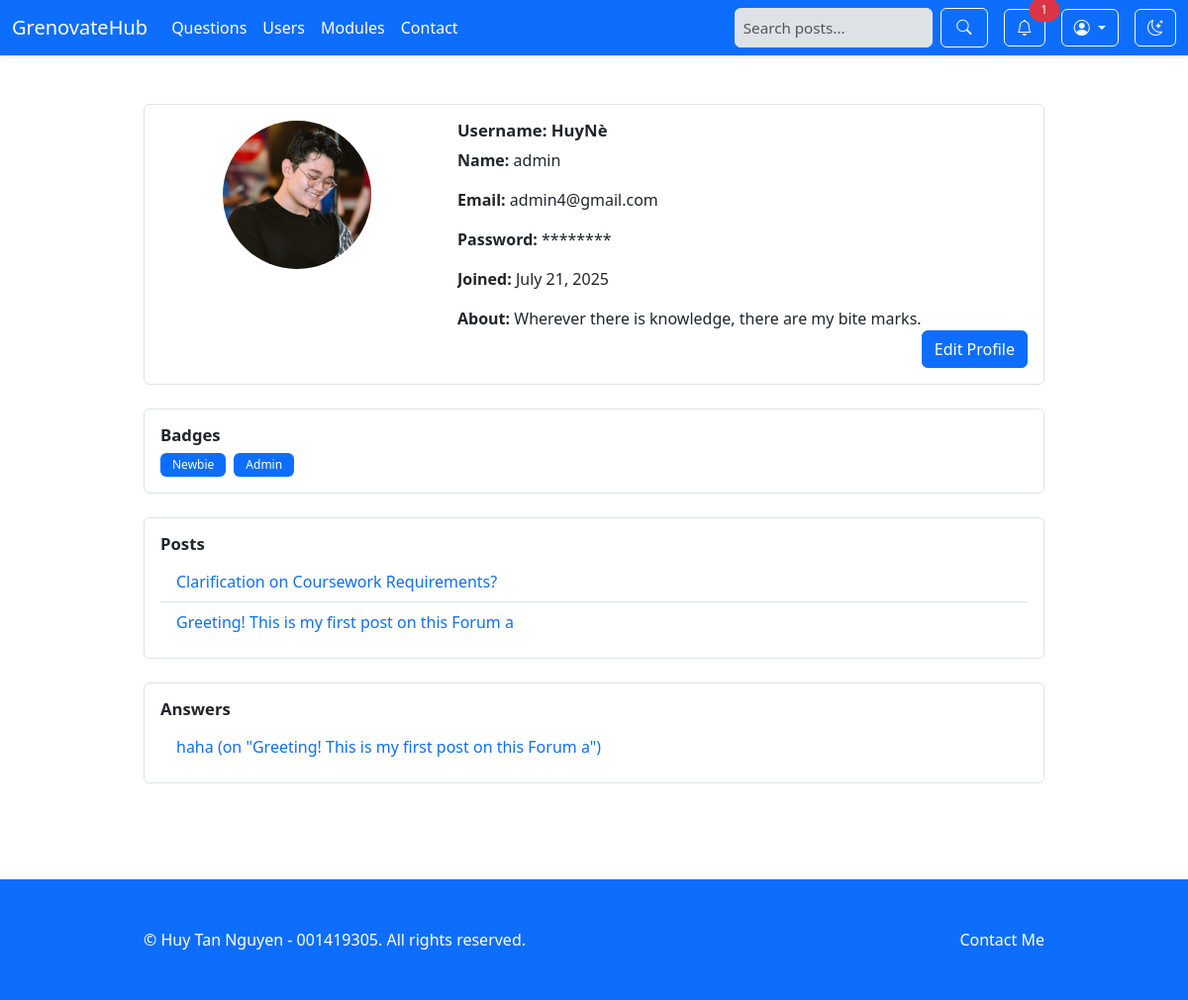
The app's page /web1-project-final/view_user.php?id=13 (signed in) with its own data.
### tables this page shows
CREATE TABLE `users` (
  `ID` bigint(20) NOT NULL,
  `Username` varchar(50) NOT NULL,
  `Password` varchar(255) NOT NULL,
  `Email` varchar(100) NOT NULL,
  `Name` varchar(100) DEFAULT NULL,
  `ProfilePicture` varchar(255) DEFAULT NULL,
  `Reputation` bigint(20) DEFAULT 0,
  `DateJoined` timestamp NOT NULL DEFAULT current_timestamp(),
  `About` text DEFAULT NULL
);

CREATE TABLE `badges` (
  `ID` bigint(20) NOT NULL,
  `BadgeName` varchar(50) NOT NULL,
  `Description` text DEFAULT NULL
);

CREATE TABLE `posts` (
  `ID` bigint(20) NOT NULL,
  `Title` varchar(255) NOT NULL,
  `Content` text NOT NULL,
  `Image` varchar(255) DEFAULT NULL,
  `AuthorID` bigint(20) DEFAULT NULL,
  `ModuleID` bigint(20) DEFAULT NULL,
  `DateCreated` timestamp NOT NULL DEFAULT current_timestamp()
);

CREATE TABLE `answers` (
  `ID` bigint(20) NOT NULL,
  `AuthorID` bigint(20) DEFAULT NULL,
  `PostID` bigint(20) NOT NULL,
  `Content` text NOT NULL,
  `Image` varchar(255) DEFAULT NULL,
  `DateCreated` timestamp NOT NULL DEFAULT current_timestamp(),
  `ParentAnswerID` bigint(20) DEFAULT NULL,
  `AcceptedAnswerID` bigint(20) DEFAULT NULL
);

### web1-project-final/view_user.php (called while the page is built, shortened)
<?php
include_once 'includes/DatabaseConnection.php';
include_once 'includes/DatabaseFunction.php';
$userID = $_GET['id'];
$user = getUserDetails($pdo, $userID);
$badges = getEarnedUserBadges($pdo, $userID);
$posts = getUserPosts($pdo, $userID);
$answers = getUserAnswers($pdo, $userID);
include 'templates/view_user.html.php';
$output = ob_get_clean();
include_once 'notify.php';
include 'templates/layout.html.php';
?>

### web1-project-final/includes/DatabaseFunction.php (called while the page is built, shortened)
<?php
function query($pdo, $sql, $parameters = []) {
    $query = $pdo->prepare($sql);
    foreach ($parameters as $key => $value) {
        if (is_int($value)) {
            $query->bindValue($key, $value, PDO::PARAM_INT);
        } else if (is_bool($value)) {
            $query->bindValue($key, $value, PDO::PARAM_BOOL);
        } else if (is_null($value)) {
            $query->bindValue($key, $value, PDO::PARAM_NULL);
        } else {
            $query->bindValue($key, $value, PDO::PARAM_STR);
        }
    }
    $query->execute();
    return $query;
}
function fetchOne($pdo, $sql, $parameters = []) {
    $query = query($pdo, $sql, $parameters);
    return $query->fetch(PDO::FETCH_ASSOC);
}
function fetchAll($pdo, $sql, $parameters = []) {
    $query = query($pdo, $sql, $parameters);
    return $query->fetchAll(PDO::FETCH_ASSOC);
}
function fetchColumn($pdo, $sql, $parameters = []) {
    $query = query($pdo, $sql, $parameters);
    return $query->fetchColumn();
}
function countUnreadNotifications($pdo, $userId) {
    $sql = "SELECT COUNT(*) FROM notifications WHERE userid = :userid AND IsRead = 0 LIMIT 99";
    return fetchColumn($pdo, $sql, [':userid' => $userId]);
}
function getUserDetails($pdo, $userId) {
    $sql = 'SELECT Username, Name, Email, ProfilePicture, DateJoined, About
            FROM Users
            WHERE ID = :userID';
    return fetchOne($pdo, $sql, [':userID' => $userId]);
}
function getUserPosts($pdo, $userId) {
    $sql = 'SELECT ID, Title
            FROM Posts
            WHERE AuthorID = :userID
            ORDER BY DateCreated DESC';
    return fetchAll($pdo, $sql, [':userID' => $userId]);
}
function getUserAnswers($pdo, $userId) {
    $sql = 'SELECT a.ID, a.Content, a.Image, p.ID as PostID, p.Title
            FROM Answers a
            JOIN Posts p ON a.PostID = p.ID
            WHERE a.AuthorID = :userID
            ORDER BY a.DateCreated DESC';
    return fetchAll($pdo, $sql, [':userID' => $userId]);
}
function getEarnedUserBadges($pdo, $userId) {
    $sql = 'SELECT b.BadgeName, b.Description
            FROM User_Badges ub
            JOIN Badges b ON ub.BadgeID  = b.ID
            WHERE ub.UserID = :userID';
    return fetchAll($pdo, $sql, [':userID' => $userId]);
}

### web1-project-final/notify.php (called while the page is built)
<?php
include_once 'includes/DatabaseConnection.php';
include_once 'includes/DatabaseFunction.php';
if (isset($notifiedUser) && isset($notificationType) && isset($relatedentityID)) {
    $title = '';
    if ($notificationType == 'post') {
        $title = "You’ve got a new answer on your post";
    } elseif ($notificationType == 'chat') {
        $title = "You've got a new message";
    } else {
        die("Invalid notification type");
    }
    createNotification($pdo, $notifiedUser, $title, $notificationType, $relatedentityID);
} else {
    if (isset($_SESSION['user_id'])) {
        $current_userid = $_SESSION['user_id'];
        $unread_count = countUnreadNotifications($pdo, $current_userid);
    } else {
        $unread_count = 0;
    }
}
?>

### web1-project-final/templates/view_user.html.php (the view, shortened to what this page needs)
<div class="container mt-4">
    <div class="card mb-4">
        <div class="card-body">
            <div class="row">
                <div class="col-md-4 text-center">
                    <?php if (!empty($user['ProfilePicture'])): ?>
                        <img src="upload/uploads/<?php echo htmlspecialchars($user['ProfilePicture']); ?>" alt="Profile Picture" class="img-fluid rounded-circle" style="width: 150px; height: 150px; object-fit: cover;">
                    <?php else: ?>
                        <i class="bi bi-person-circle" style="font-size: 5rem; color: var(--foreground);"></i>
                    <?php endif; ?>
                </div>
                <div class="col-md-8">
                    <h5 class="card-title"><strong>Username:</strong> <?php echo htmlspecialchars($user['Username']); ?></h5>
                    <p class="card-text"><strong>Name:</strong> <?php echo htmlspecialchars($user['Name'] ?? 'N/A'); ?></p>
                    <p class="card-text"><strong>Email:</strong> <?php echo htmlspecialchars($user['Email']); ?></p>
                    <?php if ($userID == $_SESSION['user_id']): ?>
                        <p class="card-text"><strong>Password:</strong> ********</p>
                    <?php endif; ?>
                    <p class="card-text"><strong>Joined:</strong> <?php echo date('F j, Y', strtotime($user['DateJoined'])); ?></p>
                    <p class="card-text"><strong>About:</strong> <?php echo htmlspecialchars($user['About'] ?? "N/A"); ?></p>
                </div>
                <?php if ($userID == $_SESSION['user_id']): ?>
                    <div class="col-md-12 text-end">
                        <a href="edit_user_info.php" class="btn btn-primary">Edit Profile</a>
                    </div>
                <?php endif; ?>
            </div>
        </div>
    </div>
    <div class="card mb-4">
        <div class="card-body">
            <h5 class="card-title">Badges</h5>
            <?php if (empty($badges)): ?>
                <p>No badges earned yet.</p>
            <?php else: ?>
                <div class="d-flex flex-wrap gap-2" style="max-height: 200px; overflow-y: auto;">
                    <?php foreach ($badges as $badge): ?>
                        <span class="badge bg-primary" title="<?php echo htmlspecialchars($badge['Description']); ?>">
                            <?php echo htmlspecialchars($badge['BadgeName']); ?>
                        </span>
                    <?php endforeach; ?>
                </div>
            <?php endif; ?>
        </div>
    </div>
    <div class="card mb-4">
        <div class="card-body">
            <h5 class="card-title">Posts</h5>
            <?php if (empty($posts)): ?>
                <p>No posts yet.</p>
            <?php else: ?>
                <ul class="list-group list-group-flush" style="max-height: 300px; overflow-y: auto;">
                    <?php foreach ($posts as $post): ?>
                        <li class="list-group-item">
                            <a href="view_post.php?id=<?php echo $post['ID']; ?>" class="text-decoration-none">
                                <?php echo htmlspecialchars($post['Title']); ?>
                            </a>
                        </li>
                    <?php endforeach; ?>
                </ul>
            <?php endif; ?>
        </div>
    </div>
    <div class="card mb-4">
        <div class="card-body">
            <h5 class="card-title">Answers</h5>
            <?php if (empty($answers)): ?>
                <p>No answers yet.</p>
            <?php else: ?>
                <ul class="list-group list-group-flush" style="max-height: 300px; overflow-y: auto;">
                    <?php foreach ($answers as $answer): ?>
                        <li class="list-group-item">
                            <a href="view_post.php?id=<?php echo $answer['ID']; ?>" class="text-decoration-none">
                                <?php echo htmlspecialchars($answer['Content']); ?>
                                (on "<?php echo htmlspecialchars($answer['Title']); ?>")
                            </a>
                        </li>
                    <?php endforeach; ?>
                </ul>
            <?php endif; ?>
        </div>
    </div>
</div>

### web1-project-final/templates/layout.html.php (shortened to what this page needs)
<!DOCTYPE html>
<html lang="en">
<head>
    <link href="https://cdn.jsdelivr.net/npm/bootstrap@5.3.2/dist/css/bootstrap.min.css" rel="stylesheet">
    <link href="https://cdn.jsdelivr.net/npm/bootstrap-icons@1.11.1/font/bootstrap-icons.css" rel="stylesheet">
    <link href="index.css" rel="stylesheet">
</head>
<body data-bs-theme="<?php echo  $_COOKIE['theme']??  'light'; ?>">
    <nav class="navbar navbar-expand-lg bg-primary" style="position: sticky; top: 0; z-index: 1000;">
        <div class="container-fluid">
            <a class="navbar-brand text-white" href="index.php">GrenovateHub</a>
            <div class="collapse navbar-collapse" id="navbarNav">
                <ul class="navbar-nav me-auto">
                    <li class="nav-item"><a class="nav-link text-white hover-effect active" href="show_questions.php">Questions</a></li>
                    <li class="nav-item"><a class="nav-link text-white hover-effect" href="show_users.php">Users</a></li>
                    <li class="nav-item"><a class="nav-link text-white hover-effect" href="show_modules.php">Modules</a></li>
                    <li class="nav-item"><a class="nav-link text-white hover-effect" href="contact_admin.php">Contact</a></li>
                </ul>
                <div class="d-flex align-items-center gap-3">
    <form class="d-flex" action="search.php" method="GET">
        <input class="form-control s-input me-2 hide-on-phone" type="search" name="q" placeholder="Search posts..." aria-label="Search" style="width: 200px;">
        <button class="btn btn-outline-light s-btn" type="submit">
            <i class="bi bi-search"></i>
        </button>
    </form>
        <a href="get_notification.php" class="btn btn-outline-light position-relative" type="button" aria-expanded="false">
            <i class="bi bi-bell"></i>
            <?php if (isset($unread_count) && $unread_count > 0): ?>
            <span class="position-absolute top-0 start-100 translate-middle badge rounded-pill bg-danger" id="notificationCount"><?= $unread_count ?></span>
            <?php endif; ?>
        </a>
    <div class="dropdown">
        <button class="btn btn-outline-light dropdown-toggle" type="button" id="profileDropdown" data-bs-toggle="dropdown" aria-expanded="false">
            <i class="bi bi-person-circle"></i>
        </button>
    </div>
    <a href="toggle_theme.php"class="btn btn-outline-light" id="themeToggle" >
        <i class="bi bi-moon-stars"></i>
            </a>
</div>
            </div>
        </div>
    </nav>
    <main style="min-height: 82.95vh; min-width: 100%;">
    <?=$output;?>
    </main>
    <footer class="footer mt-5 py-4 bg-primary text-white ">
        <div class="container">
            <div class="row">
                <div class="col-md-6">
                    <p class="mb-0">&copy; Huy Tan Nguyen - 001419305. All rights reserved.</p>
                </div>
                <div class="col-md-6">
                    <ul class="list-inline mb-0 text-end">
                        <li class="list-inline-item"><a href="https://www.facebook.com/nguyen.tan.huy.259851" class="text-white text-decoration-none hover-effect">Contact Me</a></li>
                    </ul>
                </div>
            </div>
        </div>
    </footer>
</body>
</html>

### web1-project-final/index.css (style rules this page uses)
:root { --primary: #0d6efd; --primary-foreground: #ffffff; --secondary: #6c757d; --secondary-foreground: #ffffff; --accent: #e9ecef; --accent-foreground: #212529; --background: #ffffff; --foreground: #212529; --card: #ffffff; --card-foreground: #212529; --border: #dee2e6; --input: #dee2e6; --ring: #0d6efd; --radius: 0.375rem; --font-family: system-ui, -apple-system, "Segoe UI", Roboto; }
body { font-family: var(--font-family); background-color: var(--background); color: var(--foreground); }
.card { background-color: var(--card); color: var(--card-foreground); border-color: var(--border); transition: transform 0.2s; }
.navbar { box-shadow: 0 2px 4px rgba(0,0,0,0.1); }
.btn { border-radius: var(--radius); }
.form-control, .form-select { background-color: var(--input); border-color: var(--border); color: var(--foreground); }
.badge { font-weight: 500; padding: 0.5em 1em; }
.hover-effect { position: relative; transition: color 0.3s ease; }
.hover-effect::after { content: ''; position: absolute; width: 0; height: 2px; bottom: 0; left: 0; background-color: var(--primary-foreground); transition: width 0.3s ease; }
.card-title { font-weight: 600; font-size: 1.045rem; white-space: nowrap; overflow: hidden; text-overflow: ellipsis; }
.card-text { display: -webkit-box; -webkit-line-clamp: 3; -webkit-box-orient: vertical; overflow: hidden; text-overflow: ellipsis; }
.container { max-width: 120vh; margin: 0 auto; padding: 25px; }
.s-input { width: 100%; padding: 7.6px; border: 1px solid var(--border); border-radius: var(--radius); background: var(--input); color: var(--foreground); font-size: 0.95rem; }
.s-btn { padding: 7.6px 15.2px; border-radius: var(--radius); cursor: pointer; font-size: 0.95rem; }
.btn-primary { background: var(--primary); color: var(--primary-foreground); border: 1px solid var(--primary); }
.navbar .form-control { transition: width 0.3s ease; }
.card a { text-decoration: none !important; }
div a { text-decoration: none !important; }

### records on screen
users: ProfilePicture (picture), Username "HuyNè", Name "admin", Email "admin4@gmail.com", DateJoined "July 21, 2025", About "Wherever there is knowledge, there are my bite marks."
badges: BadgeName "Newbie"
badges: BadgeName "Admin"
posts: Title "Clarification on Coursework Requirements?"
posts: Title "Greeting! This is my first post on this Forum a"
answers: Content "haha", PostID.Title "Greeting! This is my first post on this Forum a"

### other values on screen
$unread_count "1"
